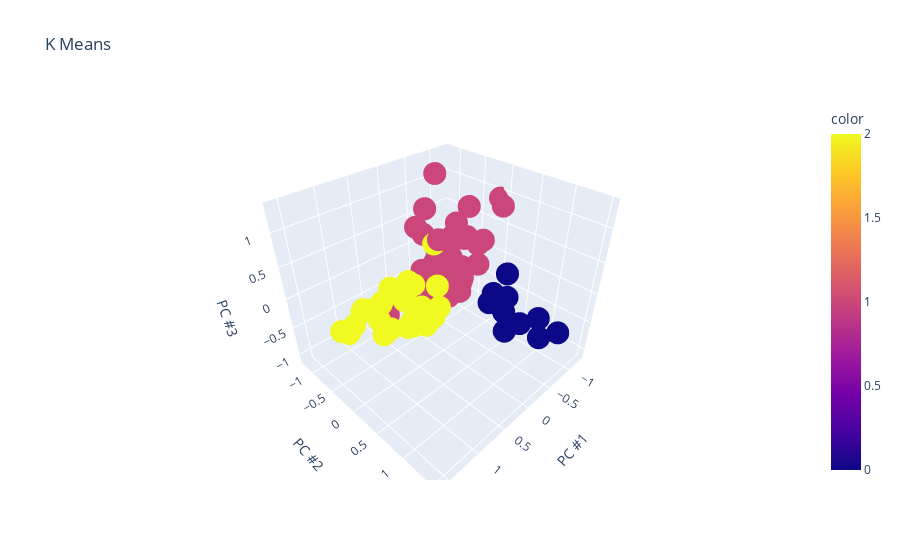
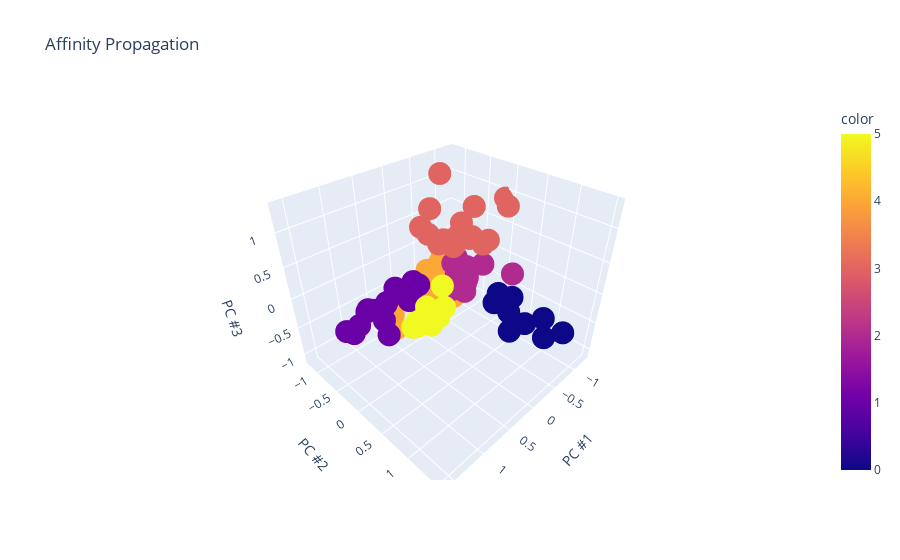
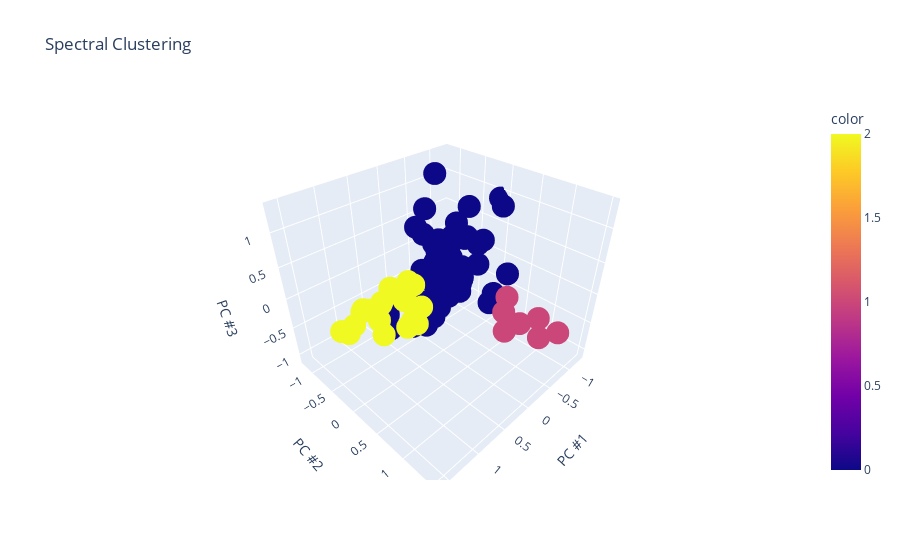
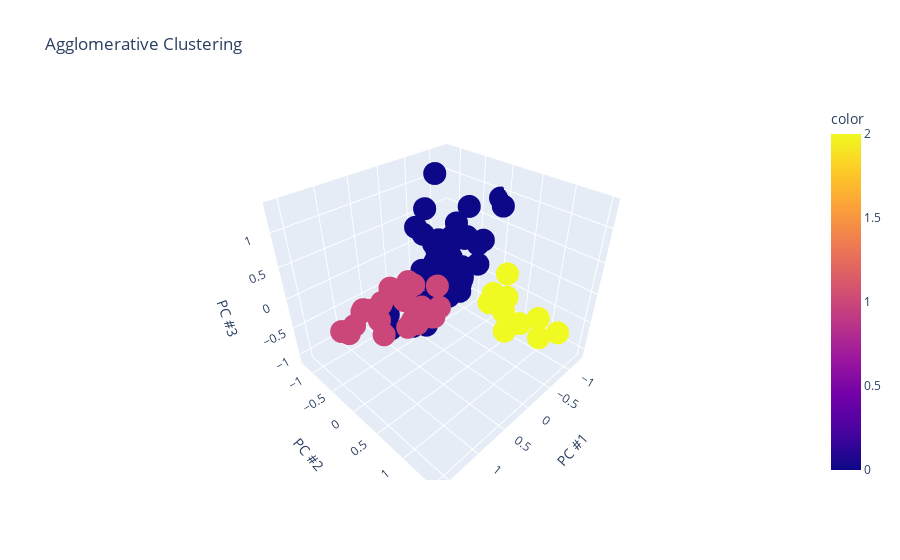

Source (notebook cell) for these figures, in order:
### Code cell
draw_3d_scatterplot(kmeans_model,"K Means")
draw_3d_scatterplot(ap_model,"Affinity Propagation")
draw_3d_scatterplot(spectural_clustering_model,"Spectral Clustering")
draw_3d_scatterplot(agglomerative_clustering_model,"Agglomerative Clustering")
draw_3d_scatterplot(dbscan_model,"DBSCAN")
